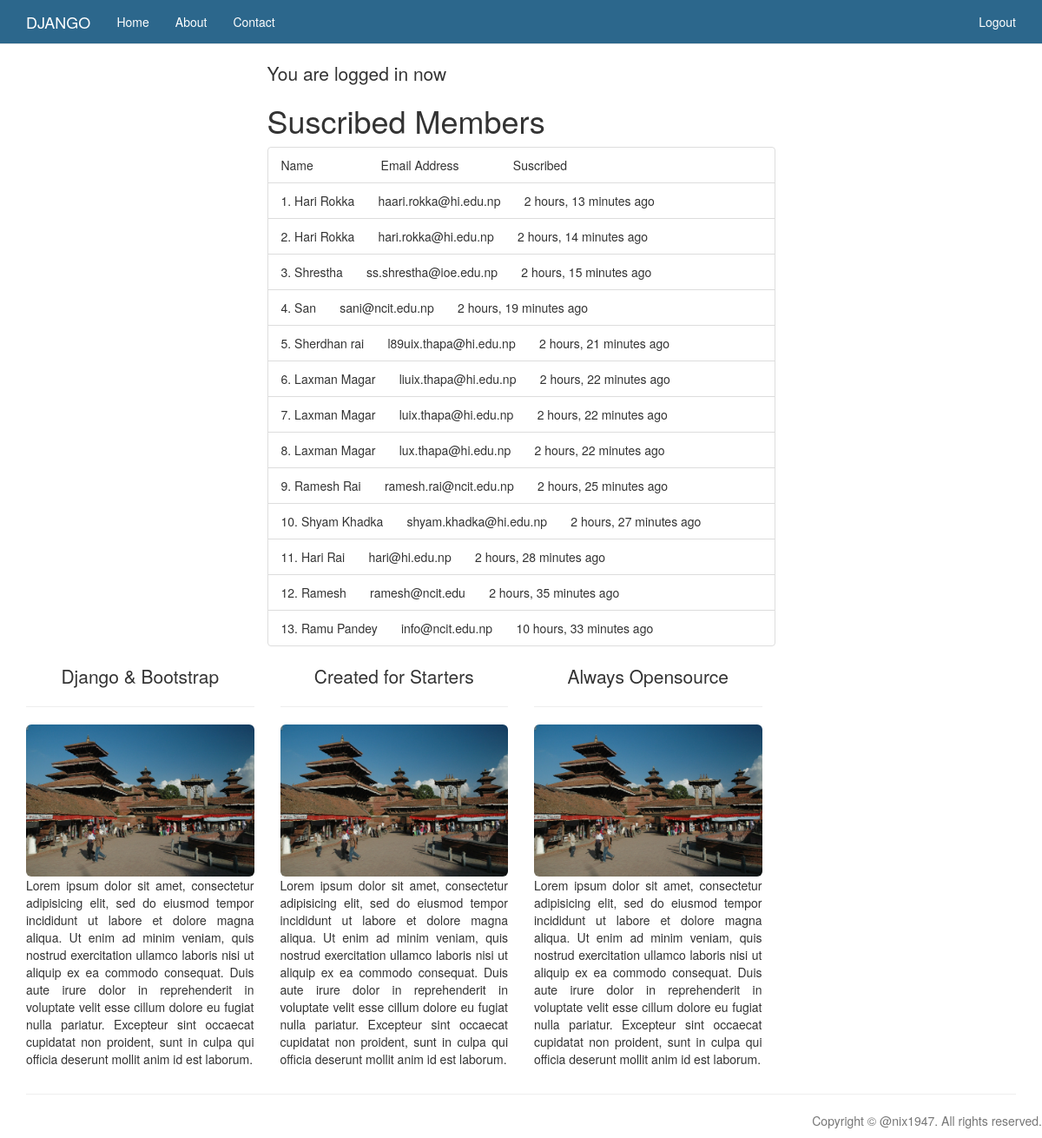
The app's page / (signed in) with its own data.
### newsletter/models.py (models this page shows)
class SignUp(models.Model):
	email = models.EmailField(unique=True)
	full_name = models.CharField(max_length=255, blank=True)
	timestamp = models.DateTimeField(auto_now_add=True, auto_now=False)
	updated = models.DateTimeField(auto_now_add=False, auto_now=True)
	def __str__(self):
		return self.email

### newsletter/views.py (the view)
# urls.py: 2. Add a URL to urlpatterns:  url(r'^$', views.home, name='home')
def home(request):
	title = "Welcome"
	form = SignUpForm(request.POST or None) #if data or not
	context = {'form': form}
	if form.is_valid():
		instance = form.save(commit=False) #commit=False preventing from saving us data
		instance.save() #It directly save into the database
		form = SignUpForm()
	if request.user.is_authenticated():
		emails = SignUp.objects.all().order_by('-timestamp')
		print emails
		context = {'emails': emails}
	return render(request, 'newsletter/home.html', context)

### newsletter/templates/newsletter/home.html (shortened to what this page needs)
{% extends 'base.html' %}
{% load crispy_forms_tags %}
{% load staticfiles %}
{%block jumbotron %}
	{% if request.user.is_authenticated and emails %}
		<div class="row">
			<div class="col-md-6 col-sm-offset-3">
				<p class="lead"> You are logged in now </p>
				<h1>Suscribed Members</h1>
				<ul class="list-group">
					<li class="list-group-item">Name &nbsp; &nbsp;&nbsp;&nbsp;&nbsp;&nbsp;&nbsp;&nbsp;&nbsp;&nbsp;&nbsp;&nbsp;&nbsp;
					&nbsp;&nbsp;&nbsp;&nbsp;Email Address &nbsp; &nbsp;&nbsp;&nbsp;&nbsp;&nbsp;&nbsp;&nbsp;&nbsp;&nbsp;&nbsp;&nbsp;&nbsp; Suscribed </li>
					{% for email in emails %}
						<li class="list-group-item">{{ forloop.counter}}.  {{email.full_name}} &nbsp;&nbsp;&nbsp;&nbsp;&nbsp; {{email.email}} &nbsp;&nbsp;&nbsp;&nbsp;&nbsp; {{email.timestamp | timesince}} ago </li>
					{% endfor %}
				</ul>
			</div>
		</div>
	 {% endif %}
{%endblock jumbotron %}
{% block content %}
	<div class="row">
		<div class="col-md-3">
			<p class="lead text-center">Django &amp; Bootstrap</p><hr>
			<img  height="262px" class="img img-responsive img-rounded" src="{% static 'img/django.jpg' %}">
			<p class="text-justify">Lorem ipsum dolor sit amet, consectetur adipisicing elit, sed do eiusmod
			tempor incididunt ut labore et dolore magna aliqua. Ut enim ad minim veniam,
			quis nostrud exercitation ullamco laboris nisi ut aliquip ex ea commodo
			consequat. Duis aute irure dolor in reprehenderit in voluptate velit esse
			cillum dolore eu fugiat nulla pariatur. Excepteur sint occaecat cupidatat non
			proident, sunt in culpa qui officia deserunt mollit anim id est laborum.</p>
		</div>
		<div class="col-md-3 text-center">
			<p class="lead">Created for Starters</p><hr>
			<img height="262px" class="img img-responsive img-rounded" src="{% static 'img/startup.png' %}">
			<p class="text-justify">Lorem ipsum dolor sit amet, consectetur adipisicing elit, sed do eiusmod
			tempor incididunt ut labore et dolore magna aliqua. Ut enim ad minim veniam,
			quis nostrud exercitation ullamco laboris nisi ut aliquip ex ea commodo
			consequat. Duis aute irure dolor in reprehenderit in voluptate velit esse
			cillum dolore eu fugiat nulla pariatur. Excepteur sint occaecat cupidatat non
			proident, sunt in culpa qui officia deserunt mollit anim id est laborum.</p>
		</div>
		<div class="col-md-3">
			<p class="lead text-center">Always Opensource</p><hr>
			<img height="262px" class="img-responsive img-rounded" src="{% static 'img/opensource.jpg' %}">
			<p class="text-justify">Lorem ipsum dolor sit amet, consectetur adipisicing elit, sed do eiusmod
			tempor incididunt ut labore et dolore magna aliqua. Ut enim ad minim veniam,
			quis nostrud exercitation ullamco laboris nisi ut aliquip ex ea commodo
			consequat. Duis aute irure dolor in reprehenderit in voluptate velit esse
			cillum dolore eu fugiat nulla pariatur. Excepteur sint occaecat cupidatat non
			proident, sunt in culpa qui officia deserunt mollit anim id est laborum.</p>
		</div>
	</div>
{% endblock content %}

### templates/base.html (shortened to what this page needs)
{% load staticfiles %}
<!DOCTYPE html>
<html lang="en">
  <head>
    {% include 'head_css.html'%}
  </head>
  <body>
    {% include 'navbar.html' %}
    {% block jumbotron %}
    {% endblock jumbotron %}
    <div class="container">
    {% block content %}
    {% endblock content %}
    {% include 'footer.html' %}
    </div>
  </body>
</html>

### templates/head_css.html
{% load staticfiles %}
    <link href="{% static 'css/bootstrap.min.css' %}" rel="stylesheet">
    <link href="{% static 'css/navbar-static-top.css' %}" rel="stylesheet">

### templates/navbar.html (shortened to what this page needs)
    <nav class="navbar navbar-default navbar-fixed-top">
      <div class="container">
        <div class="navbar-header">
          <a class="navbar-brand " href="{% url 'home' %}">DJANGO</a>
        </div>
        <div id="navbar" class="navbar-collapse collapse">
          <ul class="nav navbar-nav">
            <li><a href="{% url 'home' %}">Home</a></li>
            <li><a href="{% url 'about' %}">About</a></li>
            <li><a href="{% url 'contact' %}">Contact</a></li>
          </ul>
          <ul class="nav navbar-nav navbar-right">
            {% if request.user.is_authenticated %}
            <li><a href="{% url  'auth_logout' %}">Logout</a></li>
            {% else %}
            <li><a href="{% url 'registration_register' %}">Register</a></li>
            {% endif %}
          </ul>
        </div>
      </div>
    </nav>

### templates/footer.html
<hr>
<footer class="footer">
  <div class="container">
  	<div class="row">
  		 <p class="text-muted pull-right">Copyright &copy; @nix1947. All rights reserved.</p>
  	</div>
  </div>
</footer>

### templates/javascript.html (shortened to what this page needs)
{% load staticfiles %}

### assets/css/navbar-static-top.css (style rules this page uses)
body { min-height: 1000px; }
.navbar-default { color: #FFF; background-color: #2C678C; }
.navbar-default .navbar-nav>li>a { color: #FFF; }
.navbar-default .navbar-brand { color: #FFF; }
body { padding-top: 70px; }
.navbar-default { background-color:#2C678C; }

### records on screen
SignUp: full_name "Hari Rokka", email "haari.rokka@hi.edu.np", timestamp "2 hours, 13 minutes"
SignUp: full_name "Hari Rokka", email "hari.rokka@hi.edu.np", timestamp "2 hours, 14 minutes"
SignUp: full_name "Shrestha", email "ss.shrestha@ioe.edu.np", timestamp "2 hours, 15 minutes"
SignUp: full_name "San", email "sani@ncit.edu.np", timestamp "2 hours, 19 minutes"
SignUp: full_name "Sherdhan rai", email "l89uix.thapa@hi.edu.np", timestamp "2 hours, 21 minutes"
SignUp: full_name "Laxman Magar", email "liuix.thapa@hi.edu.np", timestamp "2 hours, 22 minutes"
SignUp: full_name "Laxman Magar", email "luix.thapa@hi.edu.np", timestamp "2 hours, 22 minutes"
SignUp: full_name "Laxman Magar", email "lux.thapa@hi.edu.np", timestamp "2 hours, 22 minutes"
SignUp: full_name "Ramesh Rai", email "ramesh.rai@ncit.edu.np", timestamp "2 hours, 25 minutes"
SignUp: full_name "Shyam Khadka", email "shyam.khadka@hi.edu.np", timestamp "2 hours, 27 minutes"
SignUp: full_name "Hari Rai", email "hari@hi.edu.np", timestamp "2 hours, 28 minutes"
SignUp: full_name "Ramesh", email "ramesh@ncit.edu", timestamp "2 hours, 35 minutes"
SignUp: full_name "Ramu Pandey", email "info@ncit.edu.np", timestamp "10 hours, 33 minutes"
